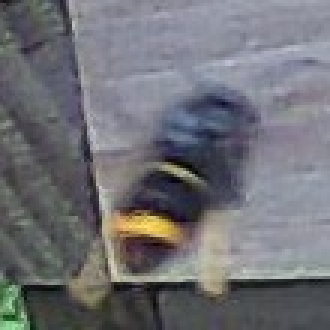
#> input picture positive_images/2017-04-28-143601.jpg, 110 x 110 px (shown 3 times larger)
$ python VespaOrangeTailDetect.py ../positive_images/2017-04-28-143601.jpg   (Python 2 division)   (older library calls are emulated)
#> lines starting #> are read from the running program, lines starting #| are printed output that depends on the picture; after the words box and inside, x2 and y2 are one past the last pixel; in counts of white or black regions, pixels touching at a corner belong together
#!/usr/bin/env python

# source:
# https://henrydangprg.com/2016/06/26/color-detection-in-python-with-opencv/

# Import OpenCv library
import cv2
import numpy as np

# Import system lib (filename as parameter)
import sys, os

# fiile/directory path manipulation
from os.path import basename, dirname

writeimages = False

# reading image: sys.argv[1] is parameter passed to script
img = cv2.imread(sys.argv[1], 1)
#> img is the input picture: shape (110, 110, 3); mean B, G, R 117.8, 112.5, 112

imgname = basename(sys.argv[1])
imgdirname = dirname(sys.argv[1])
base=os.path.basename(sys.argv[1])
filename = os.path.splitext(base)[0]
resultDir = "/Users/j_noury/Jobee/results"
print "file:", filename, "imgdirname:", imgdirname

maskImgName = resultDir + '/' + filename + '_mask.jpg'
blobImgName = resultDir + '/' + filename + '_blob.jpg'

# color conversion
hsv = cv2.cvtColor(img, cv2.COLOR_BGR2HSV)
#> hsv: shape (110, 110, 3); mean H, S, V 99.3, 31.3, 122.1

lower_range = np.array([14, 100, 100], dtype=np.uint8)
upper_range = np.array([34, 255, 255], dtype=np.uint8)

mask = cv2.inRange(hsv, lower_range, upper_range)
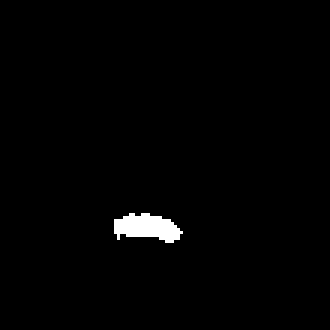
#> mask: shape (110, 110) (shown 3 times larger); 1.3% white; 1 white region, box (x1, y1, x2, y2) and area: (38, 71, 61, 81) 153

print "maskImgName:", maskImgName
print "blobImgName:", blobImgName


# Setup SimpleBlobDetector parameters.
params = cv2.SimpleBlobDetector_Params()
# Change thresholds
params.minThreshold = 15
params.maxThreshold = 200

# Filter by Area.
params.filterByArea = True
params.minArea = 25
params.maxArea = 1500

# Filter by Circularity
params.filterByCircularity = False
params.minCircularity = 0.15
params.maxCircularity = 0.22

# Filter by Convexity
params.filterByConvexity = False
params.minConvexity = 0.8

# Filter by Inertia
params.filterByInertia = True
params.minInertiaRatio = 0.00
params.maxInertiaRatio = 0.38

# Create a detector with the parameters
ver = (cv2.__version__).split('.')
if int(ver[0]) < 3 :
    detector = cv2.SimpleBlobDetector(params)
else :
#> (the run stopped early here; a loop or call above may not have finished)

$ run again, on positive_images/2017-04-30-141001.jpg
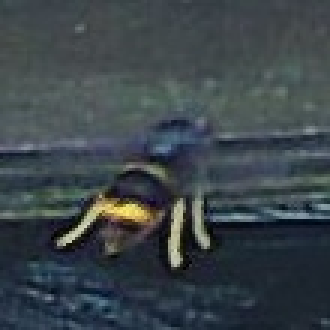
#> input picture positive_images/2017-04-30-141001.jpg, 110 x 110 px (shown 3 times larger)
#> img is the input picture: shape (110, 110, 3); mean B, G, R 74.2, 69.1, 59.8
#> hsv: shape (110, 110, 3); mean H, S, V 96.6, 66.3, 76.4
#> `mask = cv2.inRange(hsv, lower_range, upper_range)`:
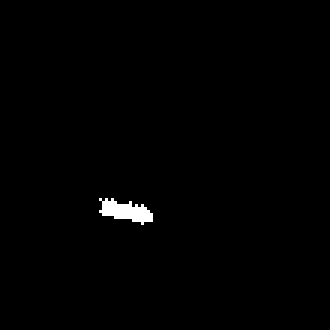
#> mask: shape (110, 110) (shown 3 times larger); 0.75% white; 1 white region, box (x1, y1, x2, y2) and area: (33, 66, 51, 75) 91
